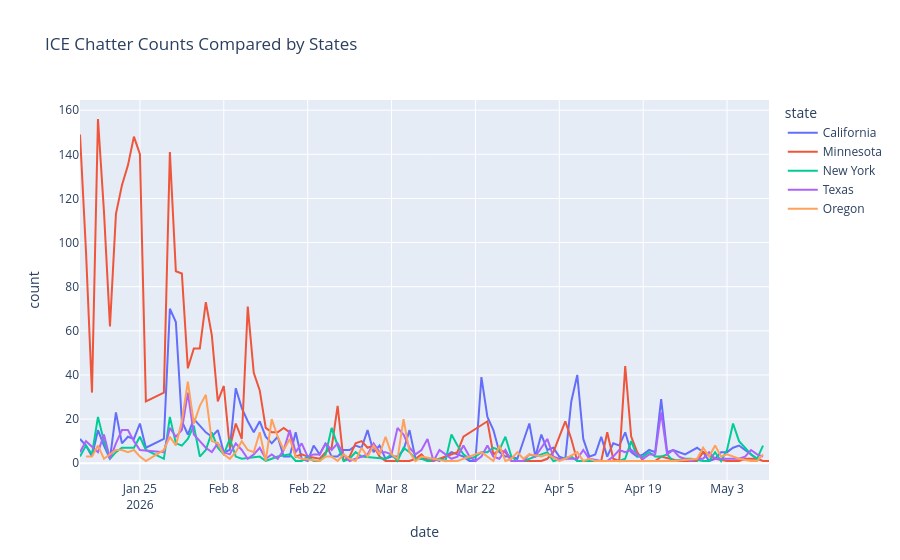

The notebook cell this image was saved under:
### Code cell
states = ['Minnesota', 'California', 'Oregon', 'Texas', 'New York']

draw_state_chatter_comparison(states)
